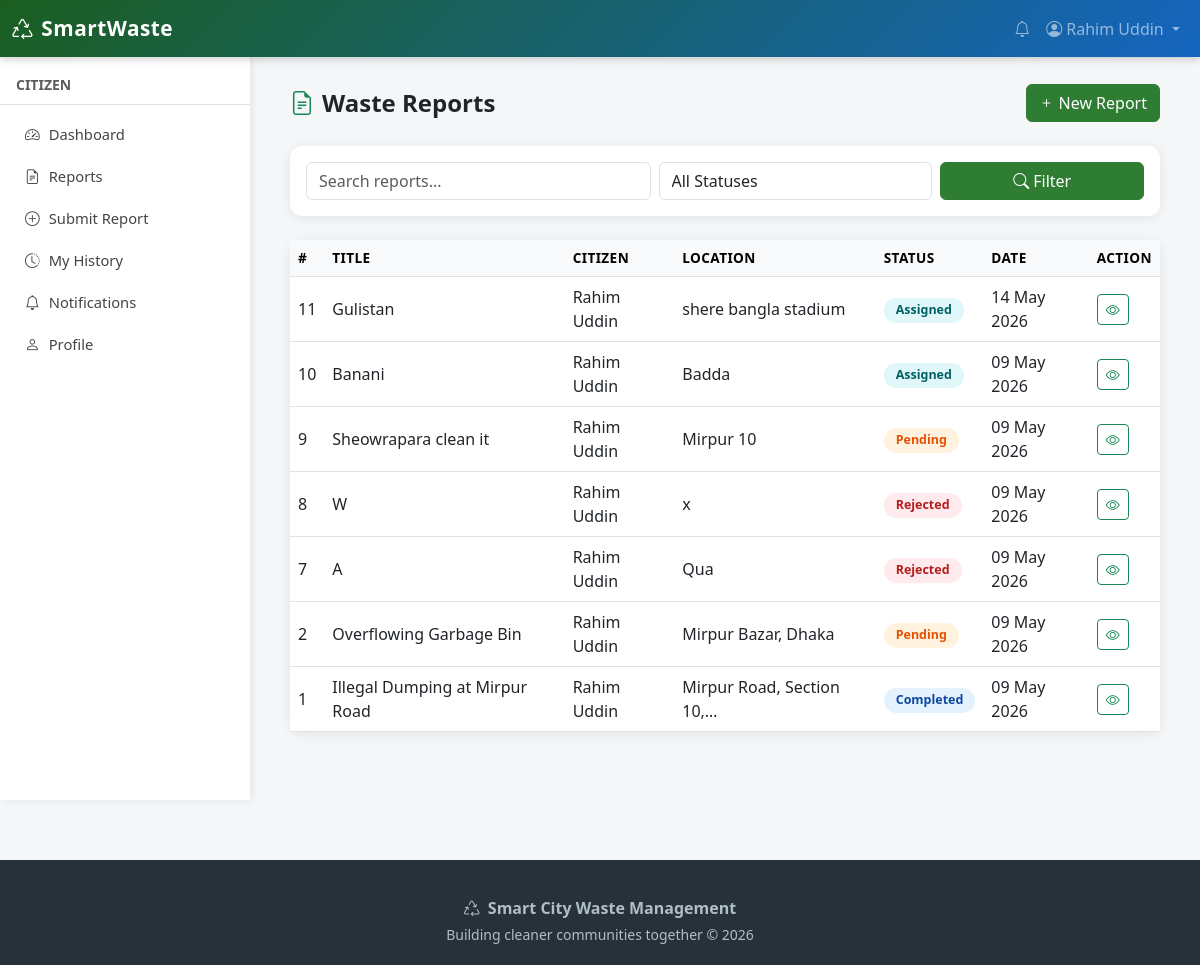
Page /reports/ (signed in) on the committed database.
### users_app/models.py (models this page shows, shortened)
class User(AbstractBaseUser, PermissionsMixin):
    ROLE_CHOICES = [
        ('citizen', 'Citizen'),
        ('volunteer', 'Volunteer'),
        ('admin', 'Admin'),
    ]
    name = models.CharField(max_length=150)
    email = models.EmailField(unique=True)
    phone = models.CharField(max_length=20, blank=True)
    address = models.TextField(blank=True)
    profile_image = models.ImageField(upload_to='profiles/', blank=True, null=True)
    role = models.CharField(max_length=20, choices=ROLE_CHOICES, default='citizen')
    is_active = models.BooleanField(default=True)
    is_staff = models.BooleanField(default=False)
    date_joined = models.DateTimeField(auto_now_add=True)
    reward_points = models.IntegerField(default=0)
    USERNAME_FIELD = 'email'
    REQUIRED_FIELDS = ['name']
    objects = UserManager()
    class Meta:
        verbose_name = 'User'
        verbose_name_plural = 'Users'

### citizen_reports_app/models.py (models this page shows, shortened)
class WasteReport(models.Model):
    STATUS_CHOICES = [
        ('pending', 'Pending'),
        ('approved', 'Approved'),
        ('assigned', 'Assigned'),
        ('in_progress', 'In Progress'),
        ('completed', 'Completed'),
        ('rejected', 'Rejected'),
    ]
    citizen = models.ForeignKey(settings.AUTH_USER_MODEL, on_delete=models.CASCADE, related_name='reports')
    title = models.CharField(max_length=200)
    description = models.TextField()
    image = models.ImageField(upload_to='reports/', blank=True, null=True)
    location = models.CharField(max_length=300)
    status = models.CharField(max_length=20, choices=STATUS_CHOICES, default='pending')
    report_date = models.DateTimeField(auto_now_add=True)
    approved_by = models.ForeignKey(settings.AUTH_USER_MODEL, on_delete=models.SET_NULL, null=True, blank=True, related_name='approved_reports')
    completion_image = models.ImageField(upload_to='completions/', blank=True, null=True)
    updated_at = models.DateTimeField(auto_now=True)
    class Meta:
        ordering = ['-report_date']
        verbose_name = 'Waste Report'
        verbose_name_plural = 'Waste Reports'

### citizen_reports_app/views.py (the view)
# urls.py: path('', views.report_list_view, name='report_list'),
@login_required
def report_list_view(request):
    user = request.user
    if user.role == 'admin':
        reports = WasteReport.objects.all()
    else:
        reports = WasteReport.objects.filter(citizen=user)
    search = request.GET.get('search', '')
    status_filter = request.GET.get('status', '')
    if search:
        reports = reports.filter(title__icontains=search)
    if status_filter:
        reports = reports.filter(status=status_filter)
    paginator = Paginator(reports, 10)
    page = request.GET.get('page')
    reports = paginator.get_page(page)
    return render(request, 'citizen_reports_app/report_list.html', {'reports': reports, 'search': search, 'status_filter': status_filter})

### citizen_reports_app/templates/citizen_reports_app/report_list.html (shortened to what this page needs)
{% extends 'base.html' %}
{% block content %}
<div class="container-fluid">
    <div class="d-flex justify-content-between align-items-center mb-4">
        <h4 class="fw-bold mb-0"><i class="bi bi-file-earmark-text me-2 text-success"></i>Waste Reports</h4>
        {% if user.role == 'citizen' %}
        <a href="{% url 'report_form' %}" class="btn btn-success"><i class="bi bi-plus me-1"></i>New Report</a>
        {% endif %}
    </div>
    <div class="card p-3 mb-4">
        <form method="get" class="row g-2">
            <div class="col-md-5">
                <input type="text" name="search" class="form-control" placeholder="Search reports..." value="{{ search }}">
            </div>
            <div class="col-md-4">
                <select name="status" class="form-control">
                    <option value="">All Statuses</option>
                </select>
            </div>
            <div class="col-md-3">
                <button type="submit" class="btn btn-success w-100"><i class="bi bi-search me-1"></i>Filter</button>
            </div>
        </form>
    </div>
    <div class="card">
        <div class="table-responsive">
            <table class="table table-hover mb-0">
                <thead class="table-light">
                    <tr>
                        <th>#</th>
                        <th>Title</th>
                        <th>Citizen</th>
                        <th>Location</th>
                        <th>Status</th>
                        <th>Date</th>
                        <th>Action</th>
                    </tr>
                </thead>
                <tbody>
                    {% for report in reports %}
                    <tr>
                        <td>{{ report.pk }}</td>
                        <td>{{ report.title|truncatechars:35 }}</td>
                        <td>{{ report.citizen.name }}</td>
                        <td>{{ report.location|truncatechars:25 }}</td>
                        <td><span class="status-badge badge-{{ report.status }}">{{ report.get_status_display }}</span></td>
                        <td>{{ report.report_date|date:"d M Y" }}</td>
                        <td>
                            <a href="{% url 'report_detail' report.pk %}" class="btn btn-sm btn-outline-success">
                                <i class="bi bi-eye"></i>
                            </a>
                        </td>
                    </tr>
                    {% empty %}
                    <tr><td colspan="7" class="text-center text-muted py-4">
                        No reports found.
                        {% if user.role == 'citizen' %}<a href="{% url 'report_form' %}"> Submit your first report!</a>{% endif %}
                    </td></tr>
                    {% endfor %}
                </tbody>
            </table>
        </div>
    </div>
</div>
{% endblock %}

### templates/base.html (shortened to what this page needs)
{% load static %}
<!DOCTYPE html>
<html lang="en">
<head>
    <link href="https://cdn.jsdelivr.net/npm/bootstrap@5.3.0/dist/css/bootstrap.min.css" rel="stylesheet">
    <link href="https://cdn.jsdelivr.net/npm/bootstrap-icons@1.10.0/font/bootstrap-icons.css" rel="stylesheet">
    <link href="{% static 'css/style.css' %}" rel="stylesheet">
</head>
<body>
<nav class="navbar navbar-expand-lg navbar-dark fixed-top">
    <div class="container-fluid">
        <a class="navbar-brand" href="{% url 'home' %}">
            <i class="bi bi-recycle me-2"></i>SmartWaste
        </a>
        <div class="collapse navbar-collapse" id="navbarNav">
            <ul class="navbar-nav ms-auto align-items-center">
                {% if user.is_authenticated %}
                <li class="nav-item">
                    <a class="nav-link" href="{% url 'notification_list' %}">
                        <i class="bi bi-bell"></i>
                    </a>
                </li>
                <li class="nav-item dropdown">
                    <a class="nav-link dropdown-toggle" href="#" data-bs-toggle="dropdown">
                        <i class="bi bi-person-circle me-1"></i>{{ user.name }}
                    </a>
                </li>
                {% else %}
                <li class="nav-item"><a class="nav-link" href="{% url 'login' %}">Login</a></li>
                <li class="nav-item"><a class="nav-link btn btn-light text-dark px-3 ms-2" href="{% url 'register' %}">Register</a></li>
                {% endif %}
            </ul>
        </div>
    </div>
</nav>
{% if user.is_authenticated %}
<div class="sidebar pt-3">
    <div class="px-3 pb-2 mb-2 border-bottom">
        <small class="text-muted text-uppercase fw-bold">{{ user.get_role_display }}</small>
    </div>
    <ul class="nav flex-column">
        <li class="nav-item"><a class="nav-link" href="{% url 'dashboard' %}"><i class="bi bi-speedometer2"></i>Dashboard</a></li>
        <li class="nav-item"><a class="nav-link" href="{% url 'report_list' %}"><i class="bi bi-file-earmark-text"></i>Reports</a></li>
        {% if user.role == 'citizen' %}
        <li class="nav-item"><a class="nav-link" href="{% url 'report_form' %}"><i class="bi bi-plus-circle"></i>Submit Report</a></li>
        <li class="nav-item"><a class="nav-link" href="{% url 'report_history' %}"><i class="bi bi-clock-history"></i>My History</a></li>
        {% endif %}
        <li class="nav-item"><a class="nav-link" href="{% url 'notification_list' %}"><i class="bi bi-bell"></i>Notifications</a></li>
        <li class="nav-item"><a class="nav-link" href="{% url 'profile' %}"><i class="bi bi-person"></i>Profile</a></li>
    </ul>
</div>
<div class="main-content">
{% else %}
<div class="pt-5 mt-3">
{% endif %}
    {% block content %}{% endblock %}
</div>
<footer>
    <div class="container text-center">
        <p class="mb-1"><i class="bi bi-recycle me-2"></i><strong>Smart City Waste Management</strong></p>
        <p class="small mb-0">Building cleaner communities together &copy; 2026</p>
    </div>
</footer>
</body>
</html>

### static/css/style.css (style rules this page uses)
:root { --primary: #2e7d32; --primary-light: #4caf50; --primary-dark: #1b5e20; --secondary: #1565c0; --accent: #f57c00; --danger: #c62828; --bg: #f4f6f8; --card-shadow: 0 2px 12px rgba(0,0,0,0.08); }
body { background: var(--bg); font-family: 'Segoe UI', Tahoma, Geneva, Verdana, sans-serif; }
a { text-decoration: none; }
.navbar { background: linear-gradient(135deg, var(--primary-dark) 0%, var(--secondary) 100%) !important; box-shadow: 0 2px 8px rgba(0,0,0,0.2); }
.navbar-brand { font-weight: 800; font-size: 1.3rem; letter-spacing: 0.5px; }
.sidebar { width: 250px; min-height: calc(100vh - 56px); background: #ffffff; box-shadow: 2px 0 8px rgba(0,0,0,0.07); position: fixed; top: 56px; left: 0; z-index: 99; overflow-y: auto; }
.sidebar .nav-link { color: #444; padding: 10px 22px; border-left: 3px solid transparent; transition: all 0.2s ease; font-size: 0.92rem; }
.sidebar .nav-link i { margin-right: 9px; width: 18px; text-align: center; }
.main-content { margin-left: 250px; margin-top: 56px; padding: 28px; min-height: calc(100vh - 56px); }
.card { border: none; border-radius: 12px; box-shadow: var(--card-shadow); transition: transform 0.15s ease, box-shadow 0.15s ease; }
.status-badge { display: inline-block; padding: 3px 12px; border-radius: 20px; font-size: 0.78rem; font-weight: 600; }
.badge-pending { background: #fff3e0; color: #e65100; }
.badge-assigned { background: #e0f7fa; color: #006064; }
.badge-completed { background: #e3f2fd; color: #0d47a1; }
.badge-rejected { background: #ffebee; color: #b71c1c; }
.btn-success { background: var(--primary); border-color: var(--primary); }
.table th { font-weight: 600; font-size: 0.85rem; text-transform: uppercase; letter-spacing: 0.4px; }
.table td { vertical-align: middle; }
footer { background: #263238; color: #b0bec5; padding: 36px 0 20px; margin-top: 60px; }

### rows in the picture
User: name "Rahim Uddin", role "CITIZEN"
WasteReport: pk "11", title "Gulistan", citizen.name "Rahim Uddin", location "shere bangla stadium", status "Assigned", report_date "14 May 2026"
WasteReport: pk "10", title "Banani", citizen.name "Rahim Uddin", location "Badda", status "Assigned", report_date "09 May 2026"
WasteReport: pk "9", title "Sheowrapara clean it", citizen.name "Rahim Uddin", location "Mirpur 10", status "Pending", report_date "09 May 2026"
WasteReport: pk "8", title "W", citizen.name "Rahim Uddin", location "x", status "Rejected", report_date "09 May 2026"
WasteReport: pk "7", title "A", citizen.name "Rahim Uddin", location "Qua", status "Rejected", report_date "09 May 2026"
WasteReport: pk "2", title "Overflowing Garbage Bin", citizen.name "Rahim Uddin", location "Mirpur Bazar, Dhaka", status "Pending", report_date "09 May 2026"
WasteReport: pk "1", title "Illegal Dumping at Mirpur Road", citizen.name "Rahim Uddin", location "Mirpur Road, Section 10,…", status "Completed", report_date "09 May 2026"
